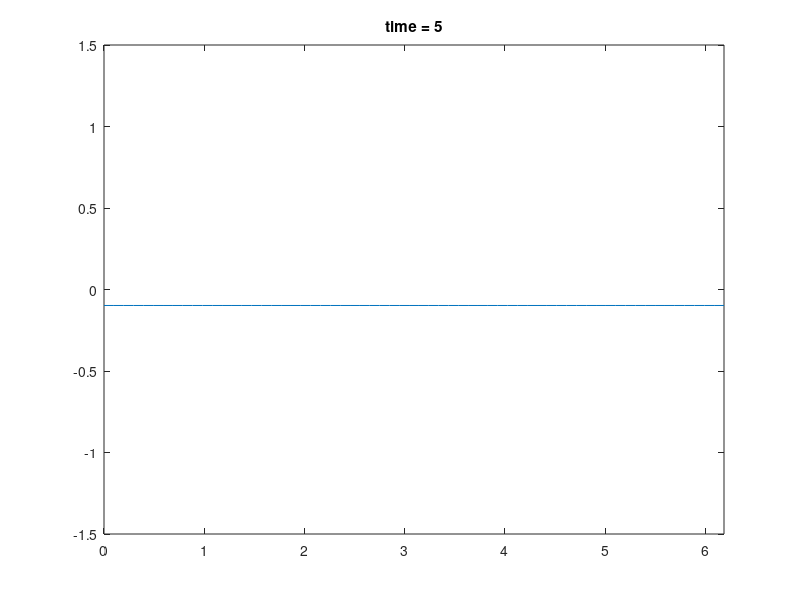

The MATLAB source for this figure:
%should I determine the movement of the wave from velocity, stepsize of T,
%or stepsize of X (I can only pick 2 of the 3)

%Define Spacial Boundary
initialX = 0;
stepSizeX = pi/32;
finalX = 63/32*pi;

%Define Time Boundary
initialT = 0;
stepSizeT = 0.01;
finalT = 5;

%Initial state points
velocity = 5; %this will only be used to determine sign of the wave
x = (initialX-stepSizeX):stepSizeX:(finalX+stepSizeX); 
%I need to create 2 ghost cells with 1 before the initial 
% state and 1 step beyond the final state to provide enough
% data for the central difference method to compute

u = sin(x + velocity*initialT);

%Plot initial state of function
figure(1)
plot(initialX:stepSizeX:finalX, u(2:end-1))
axis([initialX,finalX,-1.5,1.5])
title(['time = ' num2str(initialT)])

FinalStepX = (finalX - initialX)/stepSizeX+1;
% this is to fix the for loop on the correct array subset

space = linspace(initialX,finalX,(FinalStepX-2));

%Create u_new array
u_new = u;

for t = initialT:stepSizeT:(finalT-stepSizeT)
   for x = 2:FinalStepX
       RightFlux = velocity*(0.5*u(x+1) - u(x));
       LeftFlux = velocity*(u(x) - 1.5*u(x-1));
       u_new(x) = u(x) + (stepSizeT/(stepSizeX))*(RightFlux - LeftFlux);
   end
   % I think this is for the boundary conditions
   % after looking at my new results I think the program is not
   % properly shifting the wave values from the right to the left
   % boundary
   u(1) = u(end-1); % This is to shift
   u(end) = u(2);   % the ghost cell values
   
   perfect = sin((initialX:stepSizeX:finalX) + velocity*(t+stepSizeT));
   figure(1);
   plot(initialX:stepSizeX:finalX, u_new(2:end-1))%, initialX:stepSizeX:finalX, perfect)
   axis([initialX,finalX,-1.5,1.5])
   title(['time = ' num2str(t + stepSizeT)])
   pause(stepSizeT);
   
   if length(u_new) ~= length(u)
       print('u_new does not match u size')
   else 
        u = u_new;
   end
  
   %numeric_peak = find(u==max(u));
   %analytical_peak = find(perfect==max(perfect));
   
end

% for Attenuation: set RightFlux = u(x+1) - u(x) and LeftFlux = u(x) - u(x-1)